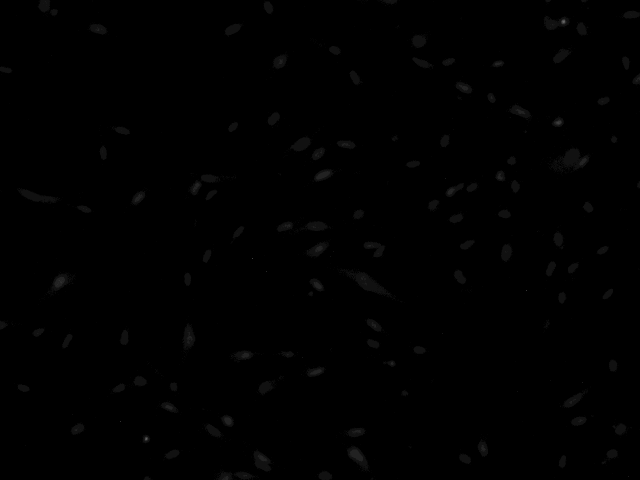
#> input picture Midterm_1/B6_DAPI_1.tif, 1280 x 960 px (shown at 1/2 size)
$ python Midterm1_Pt1_Blob_Detection.py
#> lines starting #> are read from the running program, lines starting #| are printed output that depends on the picture
# ~~~~~~~~~~ LIBRARIES ~~~~~~~~~~
import numpy as np
import imageio.v3 as iio
import matplotlib.pyplot as plt
import skimage as ski
from scipy import ndimage as scipy
import cv2

# ~~~~~~~~~ DEFINITIONS ~~~~~~~~~
REDUCE = False
MAX_PIXELS = 500 * 500
PLOT_GRID = (2, 3)
PLOC1 =(1,1); PLOC2 =(1,2); PLOC3 =(1,3);
PLOC4 =(2,1); PLOC5 =(2,2); PLOC6 =(2,3);
PLOC7 =(3,1); PLOC8 =(3,2); PLOC9 =(3,3);
PLOC10=(4,1); PLOC11=(4,2); PLOC12=(5,3);

class Image:
    def __init__(self, name, data, ploc):
        self.name = name
        self.data = data
        self.ploc = ploc

    def easy_plot_info(self):
        return self.data, self.ploc, self.name

# ~~~~~~~~~~ FUNCTIONS ~~~~~~~~~~
# display images and figures on 2D grid of plots with name ax[][]
def easy_plot(dataIn, plotLoc, name='', plotType='image', colors='gray', gridshare=0):
    rowI = plotLoc[0] - 1
    colI = plotLoc[1] - 1
    if plotType == 'image':
        ax[rowI][colI].imshow(dataIn, cmap=colors)
        ax[rowI][colI].set_title(name)
    if plotType == 'pointOverlay':
        ax[rowI][colI].autoscale(False)
        ax[rowI][colI].plot(dataIn[:, 1], dataIn[:, 0], colors, markeredgewidth=0.25,
                            markersize=3, markerfacecolor='none')
    if gridshare == 1:
        ax[rowI][colI].sharex(ax[0][0])
        ax[rowI][colI].sharey(ax[0][0])

    return 0;

# Compute and show the edge magnitude and direction for synthetic and corrupted images.
def calculateEdges(dataIn):
    img = dataIn
    # Sobel kernels
    sobel_x = np.array([[-1, 0, 1],
                        [-2, 0, 2],
                        [-1, 0, 1]], dtype=np.float32)

    sobel_y = np.array([[-1, -2, -1],
                        [ 0,  0,  0],
                        [ 1,  2,  1]], dtype=np.float32)
    # Convolve images with the Sobels.
    gradX = np.array(scipy.convolve(img, sobel_x))
    gradY = np.array(scipy.convolve(img, sobel_y))

    # magnitude = distance of gradient
    magArr = np.sqrt(gradX**2 + gradY**2)

    return magArr

# Compute zero crossings of an image.
def calc_zcross(imgIn):

    imgLap = scipy.laplace(imgIn)
    imgLap_signed = np.sign(imgLap)

    # Pad the signed_laplacian to handle boundary conditions during difference calculation
    # This ensures we can compare each pixel with its neighbors
    imgLSP = np.pad(imgLap_signed, ((0, 1), (0, 1)), mode='edge')

    # Check for sign changes in horizontal and vertical directions
    # A zero crossing occurs if a pixel and its neighbor have different signs
    diff_x = imgLSP[:-1, :-1] - imgLSP[:-1, 1:]
    diff_y = imgLSP[:-1, :-1] - imgLSP[1:, :-1]

    # Zero crossings are where the absolute difference is not zero (i.e., signs are different)
    zero_crossings = np.logical_or(np.abs(diff_x) > 0, np.abs(diff_y) > 0)

    return zero_crossings.astype(float) # Convert boolean result to float for visualization


# ~~~~~~~~~~ MAIN CODE ~~~~~~~~~~
# setup for plotting multiple images
plt.rc('font', size=6)
fig, ax = plt.subplots(PLOT_GRID[0], PLOT_GRID[1], dpi=1200, constrained_layout=True)

# read, modify, and plot original (OG) image
imgOG = iio.imread('B6_DAPI_1.tif')
#> imgOG is the input picture: shape (960, 1280) uint16; min 122, max 4095, mean 198.8
sizeY = imgOG.shape[0]; sizeX = imgOG.shape[1]
#> after `sizeY = imgOG.shape[0]`: sizeY = 960
#> after `sizeX = imgOG.shape[1]`: sizeX = 1280
pixel_count = sizeX * sizeY
#> pixel_count = 1228800
# convert to grayscale, if needed, to simplify analysis
if len(imgOG.shape) == 3:
    imgOG = ski.color.rgb2gray(imgOG)
# reduce size of image, if needed, to fit max pixels defined
if REDUCE == True:
    while pixel_count > MAX_PIXELS:
        print("Too many pixels! Reducing from ", pixel_count)
        imgOG = scipy.zoom(imgOG, 0.75)
        sizeY = imgOG.shape[0]; sizeX = imgOG.shape[1]
        pixel_count = sizeX * sizeY
OG = Image("Original Image", imgOG, PLOC1)
max_val = np.max(OG.data)
#> max_val = 4095
min_val = np.min(OG.data)
#> min_val = 122
print(f"Max/min of OG img = {max_val}/{min_val}, data-type = {type(OG.data[10][10])}")
#| Max/min of OG img = 4095/122, data-type = <class 'numpy.uint16'>
plot_info = OG.easy_plot_info()
easy_plot(plot_info[0], plot_info[1], plot_info[2])

# basic empty frame, same size as OG img, used for setting up other images
frame = np.zeros((sizeY, sizeX))

# image preprocessing
#OG.data = cv2.GaussianBlur(OG.data, (5,5), 0) # smoothing
clahe = cv2.createCLAHE(clipLimit=2.0, tileGridSize=(8,8)) # adaptive contrast adjust
OG.data = clahe.apply(OG.data)
#thresh = ski.filters.threshold_otsu(OG.data) # binarization
#OG.data = OG.data > thresh
#OG.data = ski.exposure.equalize_hist(OG.data) # basic contrast adjust
plot_info = OG.easy_plot_info()
easy_plot(plot_info[0], PLOC4, "After Preprocessing")

# blob detection loop, try to yield blob count = manual count.
# apply LoG filter with varying σ's to find different sized blobs
sigma = [1, 2, 3, 4]
Log0 = Image("Empty", frame, (0,0))
Log1 = Image(f"LoG-ified σ = {sigma[0]}", frame, PLOC2)
Log2 = Image(f"LoG-ified σ = {sigma[1]}", frame, PLOC3)
Log3 = Image(f"LoG-ified σ = {sigma[2]}", frame, PLOC5)
Log4 = Image(f"LoG-ified σ = {sigma[3]}", frame, PLOC6)
Logs = [Log0, Log1, Log2, Log3, Log4]
for n in range(1, len(Logs)):
    # ensure that LoG can yield negative values by changing to signed data
    Logs[n].data = scipy.gaussian_laplace((OG.data).astype(np.int16), sigma[n-1])
    max_val = np.max(Logs[n].data)
    min_val = np.min(Logs[n].data)
    print(f"Max/min of LoG{n} = {max_val}/{min_val}")
    plot_info = Logs[n].easy_plot_info()
    easy_plot(plot_info[0], plot_info[1], plot_info[2])

"""
# find the zero crossings of the LoG-ified image
ZX0 = Image("Empty", frame, (0,0))
ZX1 = Image("Zero X-ings", frame, PLOC5)
ZX2 = Image("Zero X-ings", frame, PLOC8)
ZX3 = Image("Zero X-ings", frame, PLOC11)
ZXs = [ZX0, ZX1, ZX2, ZX3]
for n in range(1, len(ZXs)):
    ZXs[n].data = calc_zcross(Logs[n].data)
    plot_info = ZXs[n].easy_plot_info()
    easy_plot(plot_info[0], plot_info[1], plot_info[2])
"""

# nucleus markers for LoGs
for n in range(1, len(Logs)):
    mag_data = np.sqrt((Logs[n].data) ** 2)
    maxima = ski.feature.peak_local_max(mag_data, min_distance=25,
                                        exclude_border=0, threshold_abs=20)
    easy_plot(maxima, Logs[n].ploc, plotType='pointOverlay', colors='bs')
    print(f"Nuclei count {n}: ", int(maxima.size/2))

"""
# find the nucleus marker
print(Logs[1].data[96][100])
#Log1.data = np.sqrt(Log1.data ** 2) # turn minimums into maximums
hiPoints = ski.feature.peak_local_max(Log1.data, min_distance=55, exclude_border=0)
easy_plot(hiPoints, Log1.ploc, plotType='pointOverlay', colors='r.')
print("Coffee bean count 1: ", int(hiPoints.size/2))
hiPoints = ski.feature.peak_local_max(Log2.data, min_distance=55, exclude_border=0)
easy_plot(hiPoints, Log2.ploc, plotType='pointOverlay', colors='r.')
print("Coffee bean count 2: ", int(hiPoints.size/2))
hiPoints = ski.feature.peak_local_max(Log3.data, min_distance=15, exclude_border=0)
easy_plot(hiPoints, Log3.ploc, plotType='pointOverlay', colors='r.')
print("Coffee bean count 3: ", int(hiPoints.size/2))
"""

# fix plot spacing
#plt.tight_layout(pad=0, w_pad=0, h_pad=0)

"""
# apply LoG filter with varying sigmas to find different sized blobs
Log = Image("LoG-ified", frame, PLOC4)
sigma = 2
Log.data = scipy.gaussian_laplace(OG.data, sigma)
plot_info = Log.easy_plot_info()
easy_plot(plot_info[0], plot_info[1], plot_info[2])

# find the zero crossings of the LoG-ified image
ZX = Image("Zero X-ings", frame, PLOC5)
ZX.data = calc_zcross(Log.data)
plot_info = ZX.easy_plot_info()
easy_plot(plot_info[0], plot_info[1], plot_info[2])
"""

"""
# find the markers (low point of the basins)
lowPoints = np.argwhere(ski.morphology.local_minima(Log.data))
#lowPoints = ski.feature.peak_local_max(imgDistTrans, footprint=np.ones((5, 5)))
easy_plot(lowPoints, PLOC3, plotType='pointOverlay', colors='r.')
"""
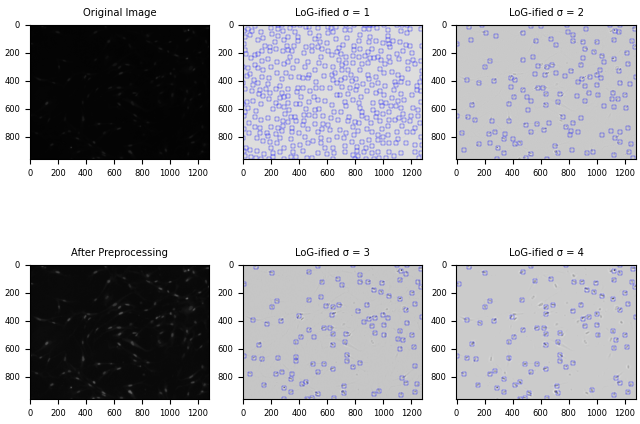
#> figure drawn by matplotlib, 6 panels
